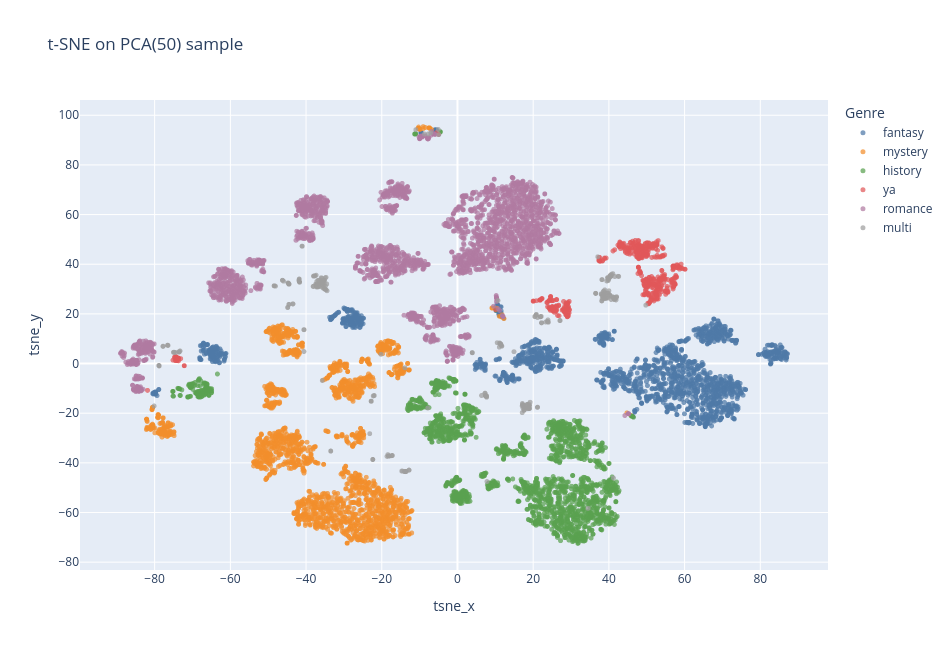

Here is the notebook cell this chart was saved with:
### Markdown cell above
## t-SNE 2D with cache

### Code cell
def read_json(path: Path) -> dict:
    return json.loads(path.read_text(encoding="utf-8"))


def cache_matches(meta_path: Path, expected: dict) -> bool:
    return meta_path.exists() and read_json(meta_path) == expected


def plot_cached_scatter(points: pd.DataFrame, x: str, y: str, title: str):
    fig = px.scatter(
        points,
        x=x,
        y=y,
        color="primary_genre",
        category_orders={"primary_genre": GENRE_ORDER},
        color_discrete_map=GENRE_PALETTE,
        hover_data={"title": True, "book_id": True, "primary_genre": True, x: ":.3f", y: ":.3f"},
        labels={"primary_genre": "Genre"},
        title=title,
        render_mode="webgl",
        width=950,
        height=650,
    )
    fig.update_traces(marker={"size": 5, "opacity": 0.72})
    fig.show()

TSNE_PERPLEXITY = 30
TSNE_MAX_ITER = 1000
tsne_path = VIZ_CACHE / "tsne_2d.parquet"
tsne_meta_path = VIZ_CACHE / "tsne_meta.json"
tsne_meta = {
    "seed": RANDOM_SEED,
    "perplexity": TSNE_PERPLEXITY,
    "max_iter": TSNE_MAX_ITER,
    "sample_sha1": sample_sha1,
}

if tsne_path.exists() and cache_matches(tsne_meta_path, tsne_meta):
    tsne_points = pd.read_parquet(tsne_path)
    tsne_points["book_id"] = tsne_points["book_id"].astype(str)
    print(f"Loaded cached t-SNE: {tsne_path}")
else:
    tsne = TSNE(
        n_components=2,
        perplexity=TSNE_PERPLEXITY,
        max_iter=TSNE_MAX_ITER,
        init="pca",
        learning_rate="auto",
        random_state=RANDOM_SEED,
    )
    tsne_xy = tsne.fit_transform(X_50).astype("float32")
    tsne_points = pd.DataFrame(
        {
            "book_id": sample["book_id"].to_numpy(),
            "tsne_x": tsne_xy[:, 0],
            "tsne_y": tsne_xy[:, 1],
        }
    )
    safe_write_parquet(tsne_points, tsne_path)
    tsne_meta_path.write_text(json.dumps(tsne_meta, indent=2), encoding="utf-8")
    print(f"Wrote t-SNE cache: {tsne_path}")

tsne_points = sample[["book_id", "title", "primary_genre"]].merge(tsne_points, on="book_id", how="left", validate="one_to_one")
assert tsne_points[["tsne_x", "tsne_y"]].notna().all().all()
plot_cached_scatter(tsne_points, "tsne_x", "tsne_y", "t-SNE on PCA(50) sample")

### Figure 1 — Plotly figure (JSON) as saved in the notebook; plotly's stock layout.template omitted (floating-point values rounded to 4 significant figures; data arrays with more than 128 entries replaced by an {"elided": "..."} marker saying what was removed)
{"data": [{"customdata": {"elided": "1991x3 str values"}, "hovertemplate": "Genre=%{customdata[2]}<br>tsne_x=%{x:.3f}<br>tsne_y=%{y:.3f}<br>title=%{customdata[0]}<br>book_id=%{customdata[1]}<extra></extra>", "legendgroup": "fantasy", "marker": {"color": "#4e79a7", "opacity": 0.72, "size": 5, "symbol": "circle"}, "mode": "markers", "name": "fantasy", "showlegend": true, "type": "scattergl", "x": {"elided": "1991 float values"}, "xaxis": "x", "y": {"elided": "1991 float values"}, "yaxis": "y"}, {"customdata": {"elided": "2243x3 str values"}, "hovertemplate": "Genre=%{customdata[2]}<br>tsne_x=%{x:.3f}<br>tsne_y=%{y:.3f}<br>title=%{customdata[0]}<br>book_id=%{customdata[1]}<extra></extra>", "legendgroup": "mystery", "marker": {"color": "#f28e2b", "opacity": 0.72, "size": 5, "symbol": "circle"}, "mode": "markers", "name": "mystery", "showlegend": true, "type": "scattergl", "x": {"elided": "2243 float values"}, "xaxis": "x", "y": {"elided": "2243 float values"}, "yaxis": "y"}, {"customdata": {"elided": "2009x3 str values"}, "hovertemplate": "Genre=%{customdata[2]}<br>tsne_x=%{x:.3f}<br>tsne_y=%{y:.3f}<br>title=%{customdata[0]}<br>book_id=%{customdata[1]}<extra></extra>", "legendgroup": "history", "marker": {"color": "#59a14f", "opacity": 0.72, "size": 5, "symbol": "circle"}, "mode": "markers", "name": "history", "showlegend": true, "type": "scattergl", "x": {"elided": "2009 float values"}, "xaxis": "x", "y": {"elided": "2009 float values"}, "yaxis": "y"}, {"customdata": {"elided": "558x3 str values"}, "hovertemplate": "Genre=%{customdata[2]}<br>tsne_x=%{x:.3f}<br>tsne_y=%{y:.3f}<br>title=%{customdata[0]}<br>book_id=%{customdata[1]}<extra></extra>", "legendgroup": "ya", "marker": {"color": "#e15759", "opacity": 0.72, "size": 5, "symbol": "circle"}, "mode": "markers", "name": "ya", "showlegend": true, "type": "scattergl", "x": {"elided": "558 float values"}, "xaxis": "x", "y": {"elided": "558 float values"}, "yaxis": "y"}, {"customdata": {"elided": "2860x3 str values"}, "hovertemplate": "Genre=%{customdata[2]}<br>tsne_x=%{x:.3f}<br>tsne_y=%{y:.3f}<br>title=%{customdata[0]}<br>book_id=%{customdata[1]}<extra></extra>", "legendgroup": "romance", "marker": {"color": "#b07aa1", "opacity": 0.72, "size": 5, "symbol": "circle"}, "mode": "markers", "name": "romance", "showlegend": true, "type": "scattergl", "x": {"elided": "2860 float values"}, "xaxis": "x", "y": {"elided": "2860 float values"}, "yaxis": "y"}, {"customdata": {"elided": "339x3 str values"}, "hovertemplate": "Genre=%{customdata[2]}<br>tsne_x=%{x:.3f}<br>tsne_y=%{y:.3f}<br>title=%{customdata[0]}<br>book_id=%{customdata[1]}<extra></extra>", "legendgroup": "multi", "marker": {"color": "#9e9e9e", "opacity": 0.72, "size": 5, "symbol": "circle"}, "mode": "markers", "name": "multi", "showlegend": true, "type": "scattergl", "x": {"elided": "339 float values"}, "xaxis": "x", "y": {"elided": "339 float values"}, "yaxis": "y"}], "layout": {"height": 650, "legend": {"title": {"text": "Genre"}, "tracegroupgap": 0}, "title": {"text": "t-SNE on PCA(50) sample"}, "width": 950, "xaxis": {"anchor": "y", "domain": [0, 1], "title": {"text": "tsne_x"}}, "yaxis": {"anchor": "x", "domain": [0, 1], "title": {"text": "tsne_y"}}}}
